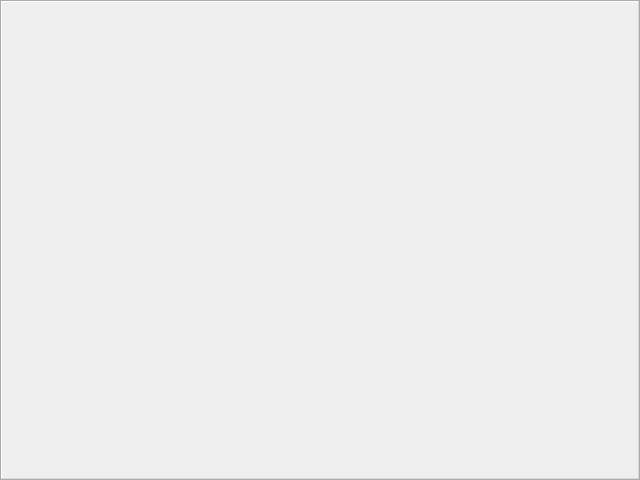
<?xml version="1.0" encoding="UTF-8"?>
<ui version="4.0">
 <class>ToolBarHost</class>
 <widget class="QToolBar" name="ToolBarHost">
  <property name="geometry">
   <rect>
    <x>0</x>
    <y>0</y>
    <width>640</width>
    <height>480</height>
   </rect>
  </property>
  <property name="windowTitle">
   <string>QToolBar</string>
  </property>
  <property name="toolTip">
   <string>QToolBar host</string>
  </property>
 </widget>
 <resources/>
 <connections/>
</ui>
